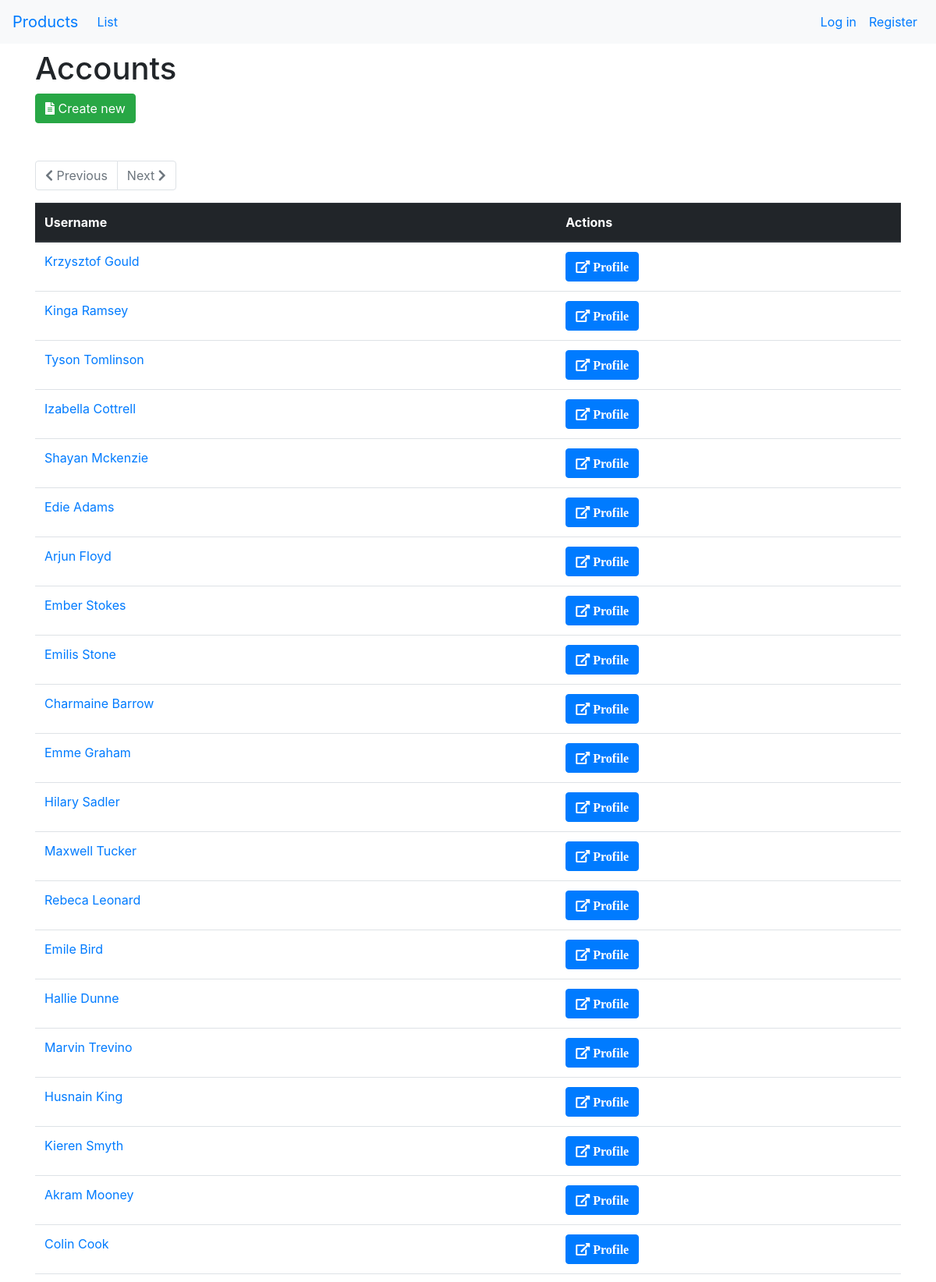
The app's page /accounts/list/ (upper part) with its own data.
### accounts/models.py (models this page shows, shortened)
class User(AbstractUser):
    following = models.ManyToManyField(
        "self", blank=True, related_name="followers", symmetrical=False, default=None
    )
    viewed = models.ManyToManyField(
        Product, blank=True, related_name="viewed", symmetrical=False, default=None
    )

### accounts/views.py (the view)
# urls.py: path("accounts/list/", list, name="list"),
def list(request):
    users = User.objects.all()
    return render(request, 'accounts/accounts.html', {'users':users})

### core/templatetags/core.py (called while the page is built)
@register.simple_tag(takes_context=True)
def url_referred(context, *args, **kwargs):
    request = context["request"]
    current_path = request.path
    url_name, *params = args
    url = reverse(url_name, args=params)
    return f"{url}?next={current_path}"

### templates/accounts/accounts.html (shortened to what this page needs)
{% extends "layout.html" %}
{% load accounts products core %}
{% block content %}
    <h1>Accounts</h1>
    <div class="button-group mt-2 mb-5">
        <a class="btn btn-success" href="{% url 'accounts:register' %}">
            <i class="fa fa-file-alt"></i> Create new
        </a>
    </div>
    {% include "pagination.html" with page=page_obj %}
    <table class="table my-2">
        <thead class="thead-dark">
            <tr>
                <th>Username</th>
                <th>Actions</th>
            </tr>
        </thead>
        <tbody>
            {% for user in users %}
                <tr>
                    <td>
                        <a href="{% url 'accounts:profile' user.username %}">{{ user.username }}</a>
                    </td>
                    <td>
                        <a class="btn btn-primary" href="{% url_referred 'accounts:profile' user.username %}" data-toggle="tooltip" title="profile">
                            <i class="fas fa-external-link-alt">  Profile </i>
                        </a>
                    </td>
                </tr>
            {% endfor %}
        </tbody>
    </table>
{% endblock %}

### records on screen
User: username "Krzysztof Gould"
User: username "Kinga Ramsey"
User: username "Tyson Tomlinson"
User: username "Izabella Cottrell"
User: username "Shayan Mckenzie"
User: username "Edie Adams"
User: username "Arjun Floyd"
User: username "Ember Stokes"
User: username "Emilis Stone"
User: username "Charmaine Barrow"
User: username "Emme Graham"
User: username "Hilary Sadler"
User: username "Maxwell Tucker"
User: username "Rebeca Leonard"
User: username "Emile Bird"
User: username "Hallie Dunne"
User: username "Marvin Trevino"
User: username "Husnain King"
User: username "Kieren Smyth"
User: username "Akram Mooney"
User: username "Colin Cook"
